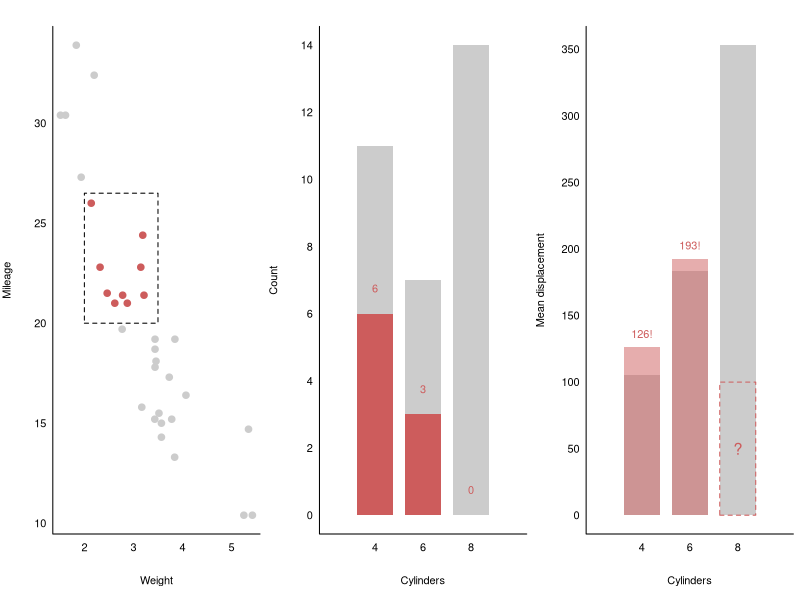
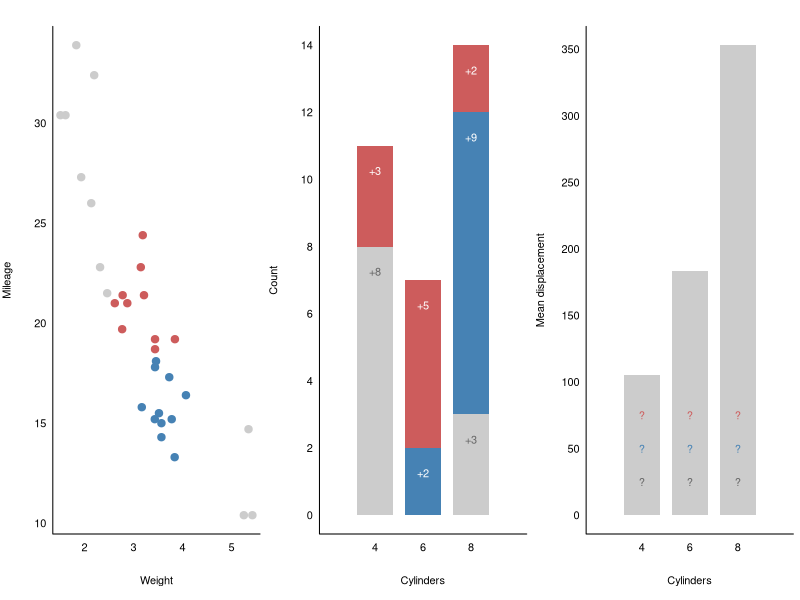

The R source for these figures, in order:
## ---- chunk 1
knitr::opts_chunk$set(echo = TRUE)
## ---- chunk 2

wt <- mtcars$wt
mpg <- mtcars$mpg
cyl <- mtcars$cyl
disp <- mtcars$disp
one <- numeric(nrow(mtcars)) + 1

cyl_unique <- c(4, 6, 8)

wt_lim0 <- 2
wt_lim1 <- 3.5
mpg_lim0 <- 20
mpg_lim1 <- 26.5

selected <- ((wt > wt_lim0) & (wt < wt_lim1) & (mpg > mpg_lim0) & mpg < mpg_lim1)
col <- c("grey80", "indianred")[selected + 1]
selected_cyls <- c(4, 6, 8) %in% unique(cyl[selected])

bars11 <- tapply(one, cyl, sum)
bars12 <- tapply(one[selected], cyl[selected], sum)

bars21 <- tapply(disp, cyl, mean)
bars22 <- tapply(disp[selected], cyl[selected], mean)

axis_fun1 <- function() {
  axis(1, tick = FALSE, line = -0.5)
  axis(2, tick = FALSE, las = 1, line = -0.5)
  box(bty = "L")
}

axis_fun2 <- function() {
  axis(1, at = c(4, 6, 8), tick = FALSE, line = -0.5)
  axis(2, tick = FALSE, las = 1, line = -0.5)
  box(bty = "L")
}

par(mfrow = c(1, 3), mar = c(5, 4, 2, 0.5))

plot(wt, mpg, pch = 20, col = col, cex = 2,
     axes = FALSE, xlab = "Weight", ylab = "Mileage")
rect(wt_lim0, mpg_lim0, wt_lim1, mpg_lim1, lty = "dashed")
axis_fun1()

barx <- c(4, 6, 8)
barx0 <- barx - 0.75
barx1 <- barx + 0.75

barx_selected<- barx[selected_cyls]
barx_notselected <- barx[!selected_cyls]
barx0_selected <- barx0[selected_cyls]
barx1_selected <- barx1[selected_cyls]
barx0_notselected <- barx0[!selected_cyls]
barx1_notselected <- barx1[!selected_cyls]

plot(c(2, 10), c(0, max(bars11)), type = "n", 
     axes = FALSE, xlab = "Cylinders", ylab = "Count")
rect(barx0, 0, barx1, bars11,
     col = "grey80", border = NA)
rect(barx0_selected, 0, barx1_selected, bars12,
     col = "indianred", border = NA)
text(barx, c(bars12, 0, 0) + 0.75, labels = c(bars12, "0", "0"),
     col = "indianred")
axis_fun2()

plot(c(2, 10), c(0, max(bars21)), type = "n",
     axes = FALSE, xlab = "Cylinders", ylab = "Mean displacement")
rect(cyl_unique - 0.75, 0, cyl_unique + 0.75, bars21,
     col = "grey80", border = NA)
rect(barx0_selected, 0, barx1_selected, bars22,
     col = adjustcolor("indianred", 0.5), border = NA)
rect(barx0_notselected, 0, barx1_notselected, 100,
     col = NA, border = "indianred", lty = "dashed")
text(barx_notselected, 50, labels = "?", col = "indianred", cex = 1.5)
text(barx_selected, bars22 + 10, labels = paste0(round(bars22), "!"), col = "indianred")
axis_fun2()

## ---- chunk 3


wt <- mtcars$wt
mpg <- mtcars$mpg
cyl <- mtcars$cyl
disp <- mtcars$disp
one <- numeric(nrow(mtcars)) + 1

cyl_unique <- c(4, 6, 8)

# group1 <- ((wt < 4.1) & (mpg > 12.5) & (mpg < 25))
# group2 <- ((wt < 2.5) & (mpg > 23))
# group3 <- (wt > 4.5)

# group2 <- (wt < 3) & (mpg > 15)
group1 <- (wt > 2.5) & (wt < 4.5) & (mpg < 18.5)
group2 <- (wt > 2.5) & (wt < 4.5) & (mpg > 18.5)

group <- group1 * 1 + group2 * 2 + 1
cols <- c("grey80", "steelblue", "indianred")
col <- cols[group]


axis_fun1 <- function() {
  axis(1, tick = FALSE, line = -0.5)
  axis(2, tick = FALSE, las = 1, line = -0.5)
  box(bty = "L")
}

axis_fun2 <- function() {
  axis(1, at = c(4, 6, 8), tick = FALSE, line = -0.5)
  axis(2, tick = FALSE, las = 1, line = -0.5)
  box(bty = "L")
}

bars11 <- tapply(one, cyl, sum)
bars12 <- tapply(one, list(cyl, group), sum)
bars12[is.na(bars12)] <- 0

bars21 <- tapply(disp, cyl, mean)

par(mfrow = c(1, 3), mar = c(5, 4, 2, 0.5))

plot(wt, mpg, pch = 19, col = col, cex = 1.5,
     axes = FALSE, xlab = "Weight", ylab = "Mileage")
axis_fun1()

plot(c(2, 10), c(0, max(bars11)), type = "n",
     axes = FALSE, xlab = "Cylinders", ylab = "Count")
rect(cyl_unique - 0.75, 0, cyl_unique + 0.75, bars11, 
     col = "grey80", border = NA)
for (i in 1:3) {
  counts <- bars12[i, ]
  y0 <- cumsum(c(0, counts[-length(counts)]))
  y1 <- cumsum(counts)
  
  rect(cyl_unique[i] - 0.75, y0, cyl_unique[i] + 0.75, y1, 
       col = cols, border = NA)
} 
text(c(4, 4, 6, 6, 8, 8, 8), c(8, 11, 2, 7, 3, 12, 14) - 0.75, 
     labels = c("+8", "+3", "+2", "+5", "+3", "+9", "+2"), 
     col = c("grey40", "white", "white", "white", "grey40", 
             "white", "white"))
axis_fun2()

plot(c(2, 10), c(0, max(bars21)), type = "n",
     axes = FALSE, xlab = "Cylinders", ylab = "Mean displacement")
rect(cyl_unique - 0.75, 0, cyl_unique + 0.75, bars21, 
     col = "grey80", border = NA)
text(rep(c(4, 6, 8), each = 3), rep(25 * 1:3, 3), labels = "?",
     col = rep(c("grey40", "steelblue", "indianred"), 3))
axis_fun2()


